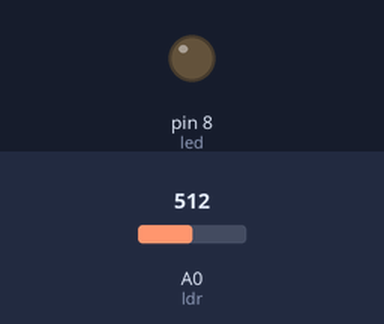
Bench run of a sketch on a simulated Arduino Uno, built with avr-gcc and run on an emulated ATmega328P. On the bench: output pins drawn as LEDs (lit = HIGH). The inputs (shaded band) are chosen by the test bench; at power-on: A0 (ldr) = 512.

Above: at 1.2 s.
1.3 s: A0 (ldr) set to 490
At 2.2 s:
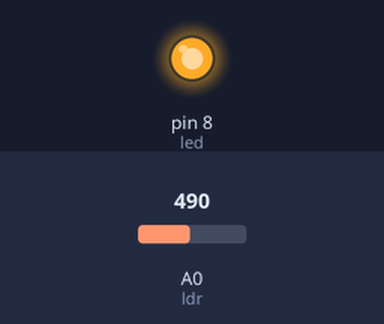
2.8 s: A0 (ldr) set to 510
At 3.4 s:
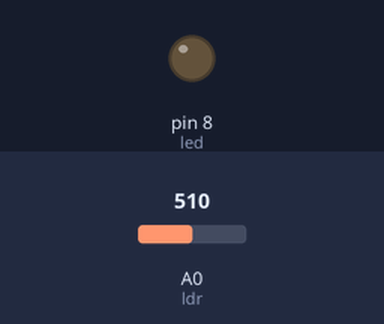
4.3 s: A0 (ldr) set to 306
At 5.7 s:
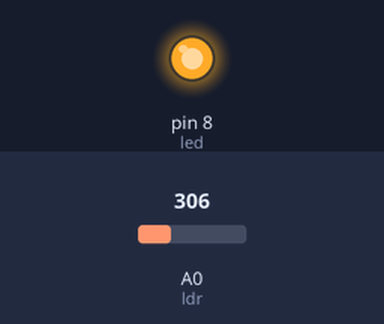
Timing chart, 0 to 7.3 s (numbered marks = the images above; inputs shaded):
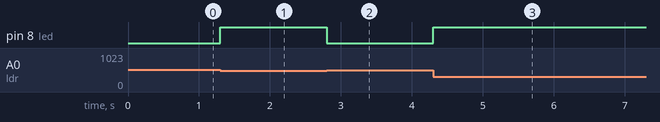

The sketch:

SmartStreetLight.ino
```cpp
int led = 8;
int ldr = A0;
int value = 0;

void setup() {
  pinMode(led, OUTPUT);
}

void loop() {
  value = analogRead(ldr);

  if (value < 500) {
    digitalWrite(led, HIGH);
  } else {
    digitalWrite(led, LOW);
  }
}
```

Measured:
- the behaviour switches between 500 and 499 on A0 (ldr) (found by bisection; images 0 and 1)
- after the input at 1.3 s, pin 8 (led): LOW → HIGH at once
- after the input at 2.8 s, pin 8 (led): HIGH → LOW at once
- after the input at 4.3 s, pin 8 (led): LOW → HIGH at once
